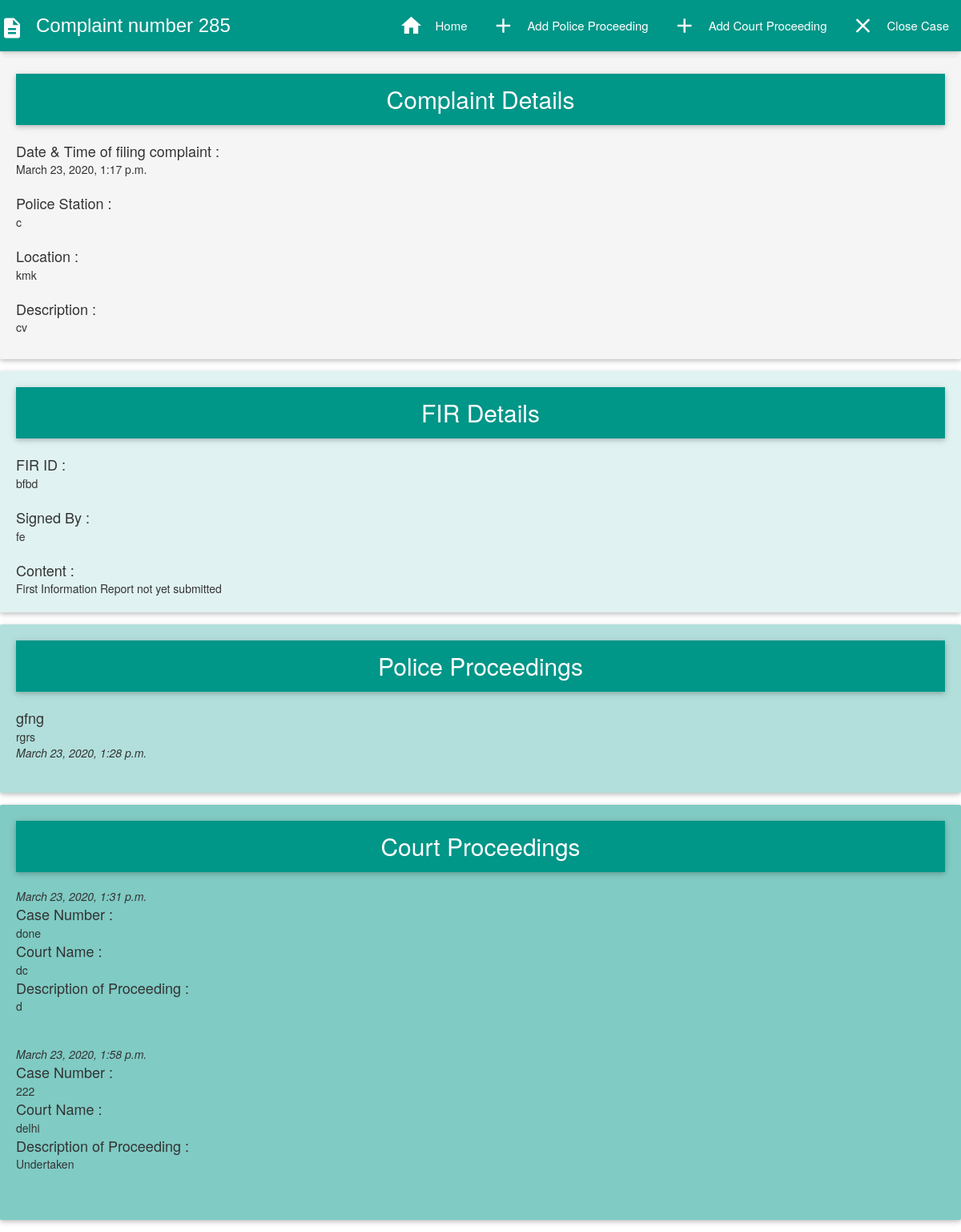
Page /crimefiles/285/ (signed in) on the committed database.
### crimefiles/models.py (models this page shows, shortened)
class Complaint(models.Model):
	complaintid= models.AutoField(primary_key=True)
	dateofcomplaint=models.DateTimeField(auto_now=False, auto_now_add=True)
	content = models.TextField()
	policestation= models.CharField(max_length=120)
	location=models.TextField()
	user=models.CharField(max_length=120,default="Annonymous")
	complaintregistered="Complaint Registered"
	firfiled="FIR Filed"
	caseopen="Case Open"
	caseclosed="Case Closed"
	status_choice=(
		(complaintregistered,"Complaint Registered"),
		(firfiled,"FIR Filed"),
		(caseopen,"Case Open"),
		(caseclosed,"Case Closed"),
		)
	status=models.CharField(max_length=15,choices=status_choice,default=complaintregistered)

class Fir(models.Model):
	firid=models.CharField(max_length=10,primary_key=True)
	complaintid=models.ForeignKey(Complaint,default=None,on_delete=models.CASCADE)
	signedby= models.CharField(max_length=20)
	content=models.TextField(default="First Information Report not yet submitted")

class CopStatus(models.Model):
	title=models.CharField(max_length=100)
	description=models.TextField()
	complaintid=models.ForeignKey(Complaint,default=None,on_delete=models.CASCADE)
	dateofregister=models.DateTimeField(auto_now=False, auto_now_add=True)

class CaseStatus(models.Model):
	casenumber = models.CharField(max_length=10,primary_key=True)
	description=models.TextField()
	courtname= models.CharField(max_length=200)
	dateofregister=models.DateTimeField(auto_now=False, auto_now_add=True)
	complaintid=models.ForeignKey(Complaint,default=None,on_delete=models.CASCADE)

### crimefiles/views.py (the view)
def complaint_detail(request,id=None):
	instance=get_object_or_404(Complaint,complaintid=id)
	if not (request.user.groups.filter(name="Court").exists() or request.user.groups.filter(name="Police").exists()):
		if not request.user.username==instance.user:
			raise Http404
	title2="FIR"
	try:
		instance2=Fir.objects.get(complaintid=id)
	except ObjectDoesNotExist:
		instance2=None
	instance3=CopStatus.objects.filter(complaintid=id)
	instance4=CaseStatus.objects.filter(complaintid=id)
	instance5=CaseClose.objects.filter(complaintid=id)
	title3="Police proceeding"
	title4="Case proceeding"
	is_compainant = request.user.groups.filter(name='citizen').exists()
	is_cop=request.user.groups.filter(name='Police').exists()
	is_court=request.user.groups.filter(name='Court').exists()
	context={
	"title":instance.complaintid,
	"title2":title2,
	"title3":title3,
	"title4":title4,
	"instance":instance,
	"instance2":instance2,
	"instance3":instance3,
	"instance4":instance4,
	"instance5":instance5,
	"is_compainant":is_compainant,
	"is_court":is_court,
	"is_cop":is_cop,
	}
	return render(request,"complaint_detail.html",context)

### templates/complaint_detail.html (shortened to what this page needs)
{%extends "base.html"%}
{%block content%}
<nav class="teal">
  <div class="nav-wrapper">
  <div class="brand-logo" style="font-family: 'Lucida Grande', Helvetica, Arial, sans-serif; font-size: 18pt;"><i class="material-icons left" style="margin-top: .1em;">description</i>Complaint number {{title}}</div>
    <ul id="nav-mobile" class="right hide-on-med-and-down">
      <li><a href="/crimefiles/"><i class="material-icons left">home</i>Home</a></li>
       {%if not instance5%}
    {% if is_cop%}
      <li><a href="{{object.get_absolute_url}}createcopstatus"><i class="material-icons left">add</i>Add Police Proceeding</a></li>
      {%endif%}
      {% if is_court %}
      <li><a href="{{object.get_absolute_url}}createcasestatus"><i class="material-icons left">add</i>Add Court Proceeding</a></li>
      {%endif%}
      {% if is_court %}
      <li><a href="{{object.get_absolute_url}}closecase"><i class="material-icons left">close</i>Close Case</a></li>
      {%endif%}
    {%endif%}
    </ul>
  </div>
</nav>
<div class="card-panel hoverable grey lighten-4">
<nav>
     <div class="nav-wrapper teal center">
       <div style="font-size:30px;">Complaint Details</div>
  </div>
   </nav><br/>
    <div style="font-size:18px;">Date & Time of filing complaint :</div> {{instance.dateofcomplaint}}<br/><br/>
    <div style="font-size:18px;">Police Station :</div>{{instance.policestation}}</br><br/>
    <div style="font-size:18px;">Location : </div>{{instance.location}}</br><br/>
     <div style="font-size:18px;">Description : </div>{{instance.content|linebreaks}}
</div>
{%if instance2%}
<div class="card-panel hoverable teal lighten-5">
<nav>
     <div class="nav-wrapper teal center">
       <div style="font-size:30px;">FIR Details</div>
  </div>
   </nav><br/>
<div style="font-size:18px;">FIR ID :</div>{{instance2.firid}}<br/><br/>
<div style="font-size:18px;">Signed By :</div>{{instance2.signedby}}</br><br/>
<div style="font-size:18px;">Content :</div>{{instance2.content}}
</div>
{% endif %}
{%if instance3%}
<div class="card-panel hoverable teal lighten-4">
  <nav>
     <div class="nav-wrapper teal center">
       <div style="font-size:30px;">Police Proceedings</div>
  </div>
   </nav><br/>
{%for object in instance3%}
<div style="font-size:18px;">{{object.title}}</div>{{object.description}}<br/><i>{{object.dateofregister}}</i><br/><br/>
{%endfor%}
</div>
{% endif %}
{%if instance4%}
<div class="card-panel hoverable teal lighten-3">
  <nav>
     <div class="nav-wrapper teal center">
       <div style="font-size:30px;">Court Proceedings</div>
  </div>
   </nav><br/>
{%for obj in instance4%}
<i>{{obj.dateofregister}}</i>
<div style="font-size:18px;">Case Number :</div>{{obj.casenumber}}</br>
<div style="font-size:18px;">Court Name :</div>{{obj.courtname}}</br>
<div style="font-size:18px;">Description of Proceeding :</div>{{obj.description}}</br>
<br/>
<br/>
{%endfor%}
</div>
{%endif%}
{%endblock content%}

### rows in the picture
Complaint: dateofcomplaint "March 23, 2020, 1:17 p.m.", policestation "c", location "kmk", content "cv"
Fir: firid "bfbd", signedby "fe", content "First Information Report not yet submitted"
CopStatus: title "gfng", description "rgrs", dateofregister "March 23, 2020, 1:28 p.m."
CaseStatus: dateofregister "March 23, 2020, 1:31 p.m.", casenumber "done", courtname "dc", description "d"
CaseStatus: dateofregister "March 23, 2020, 1:58 p.m.", casenumber "222", courtname "delhi", description "Undertaken"

### other values in the picture
{{ title }} "285"
